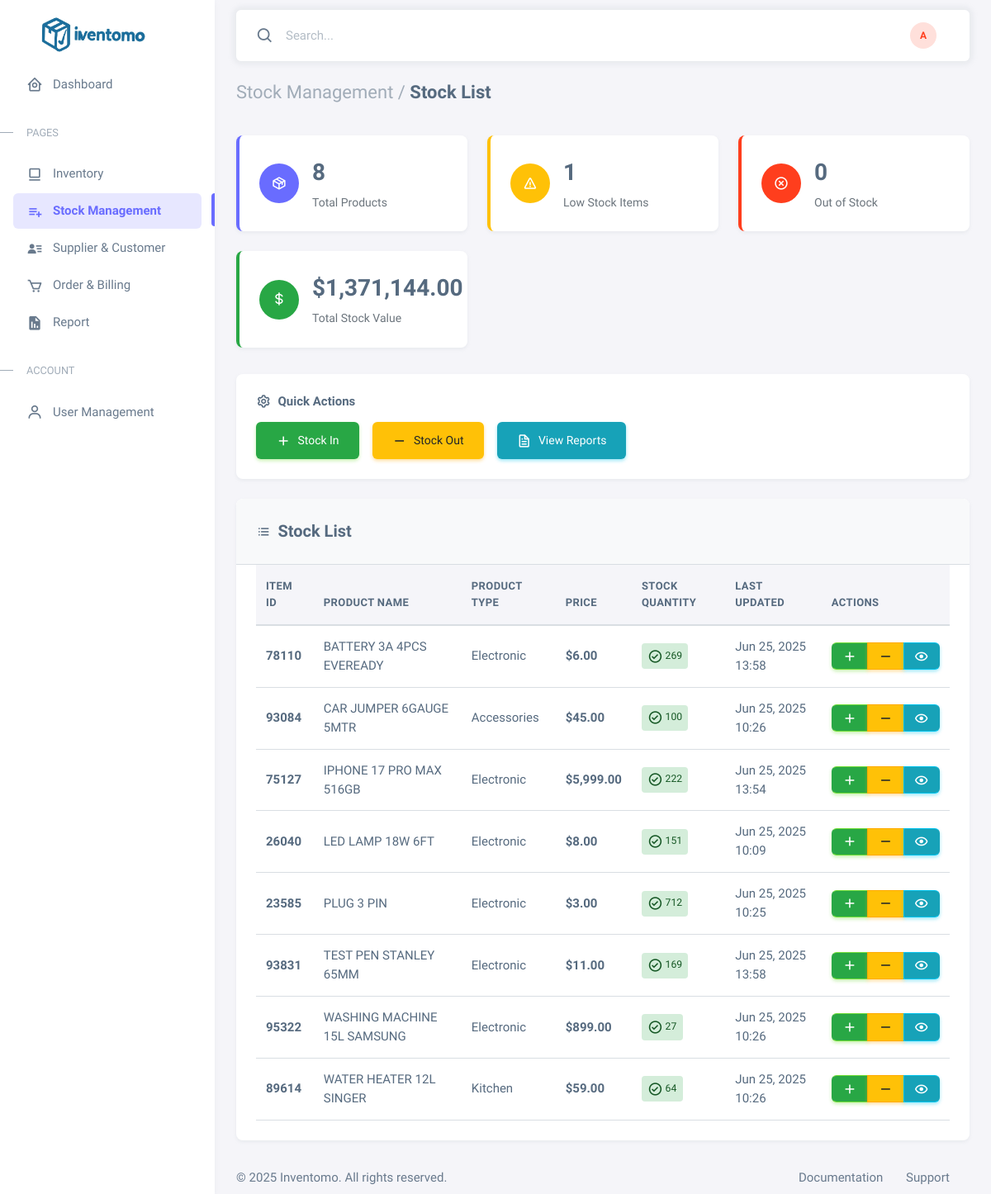
The app's page /stock-management.php (signed in) with its own data.
### tables this page shows
CREATE TABLE `user_profiles` (
  `Id` varchar(10) NOT NULL,
  `date_join` date NOT NULL,
  `full_name` varchar(255) NOT NULL,
  `email` varchar(255) NOT NULL,
  `phone_no` varchar(20) NOT NULL,
  `username` varchar(100) NOT NULL,
  `password` varchar(255) NOT NULL,
  `position` enum('user','moderator','admin','super-admin') DEFAULT 'user',
  `profile_picture` varchar(255) DEFAULT 'default.jpg',
  `active` tinyint(1) DEFAULT 0,
  `created_at` timestamp NOT NULL DEFAULT current_timestamp()
);

CREATE TABLE `inventory_item` (
  `itemID` int(11) NOT NULL,
  `product_name` varchar(255) NOT NULL,
  `type_product` varchar(25) NOT NULL,
  `stock` int(11) NOT NULL DEFAULT 0,
  `price` varchar(25) NOT NULL,
  `supplier_id` int(11) DEFAULT NULL,
  `last_updated` timestamp NOT NULL DEFAULT current_timestamp() ON UPDATE current_timestamp(),
  `image` varchar(255) NOT NULL
);

### stock-management.php (the view, shortened to what the rows shown need)
<?php
$host = 'localhost';
$user = 'root';
$pass = '';
$dbname = 'inventory_system';
$conn = new mysqli($host, $user, $pass, $dbname);
$current_user_name = "User";
$current_user_role = "User";
$current_user_avatar = "1.png";
function getAvatarColor($position) {
    switch (strtolower($position)) {
        case 'super-admin':
            return 'danger';
    }
}
function getProfilePicture($profile_picture, $full_name) {
    return null;
}
if (isset($_SESSION['user_id']) && $conn) {
    $user_id = mysqli_real_escape_string($conn, $_SESSION['user_id']);
    $user_query = "SELECT * FROM user_profiles WHERE Id = '$user_id' LIMIT 1";
    $user_result = mysqli_query($conn, $user_query);
    if ($user_result && mysqli_num_rows($user_result) > 0) {
        $user_data = mysqli_fetch_assoc($user_result);
        $current_user_name = !empty($user_data['full_name']) ? $user_data['full_name'] : $user_data['username'];
        $current_user_role = $user_data['position'];
        $current_user_avatar = !empty($user_data['profile_picture']) ? $user_data['profile_picture'] : '1.png';
    }
}
function getItems($conn) {
    $sql = "SELECT itemID, product_name, type_product, stock, price, supplier_id, last_updated FROM inventory_item ORDER BY product_name ASC";
    $result = $conn->query($sql);
    $items = [];
    if ($result && $result->num_rows > 0) {
        while($row = $result->fetch_assoc()) {
            $items[] = $row;
        }
    }
    return $items;
}
$products = getItems($conn);
?>
<!DOCTYPE html>
<html lang="en" class="light-style layout-menu-fixed" dir="ltr" data-theme="theme-default" data-assets-path="assets/"
    data-template="vertical-menu-template-free">
<head>
    <link rel="stylesheet" href="assets/vendor/fonts/boxicons.css" />
    <link rel="stylesheet" href="assets/vendor/css/core.css" class="template-customizer-core-css" />
    <link rel="stylesheet" href="assets/vendor/css/theme-default.css" class="template-customizer-theme-css" />
    <link rel="stylesheet" href="assets/css/demo.css" />
    <link rel="stylesheet" href="assets/vendor/libs/perfect-scrollbar/perfect-scrollbar.css" />
</head>
<body>
    <div class="layout-wrapper layout-content-navbar">
        <div class="layout-container">
            <div class="layout-page">
                <nav class="layout-navbar container-xxl navbar navbar-expand-xl navbar-detached align-items-center bg-navbar-theme"
                    id="layout-navbar">
                    <div class="navbar-nav-right d-flex align-items-center" id="navbar-collapse">
                        <ul class="navbar-nav flex-row align-items-center ms-auto">
                            <li class="nav-item navbar-dropdown dropdown-user dropdown">
                                <a class="nav-link dropdown-toggle hide-arrow" href="javascript:void(0);"
                                    data-bs-toggle="dropdown">
                                    <div class="user-avatar bg-label-<?php echo getAvatarColor($current_user_role); ?>">
                                        <?php
                                        $navbar_pic = getProfilePicture($current_user_avatar, $current_user_name);
                                        if ($navbar_pic): ?>
                                            <img src="<?php echo htmlspecialchars($navbar_pic); ?>" alt="Profile Picture">
                                        <?php else: ?>
                                            <?php echo strtoupper(substr($current_user_name, 0, 1)); ?>
                                        <?php endif; ?>
                                    </div>
                                </a>
                            </li>
                            </ul>
                    </div>
                </nav>
                <div class="content-wrapper">
                    <div class="container-xxl flex-grow-1 container-p-y">
                        <div class="card">
                            <div class="card-body">
                                <div class="table-responsive">
                                    <table class="table table-hover">
                                        <thead>
                                            <tr>
                                                <th>Item ID</th>
                                                <th>Product Name</th>
                                                <th>Product Type</th>
                                                <th>Price</th>
                                                <th>Stock Quantity</th>
                                                <th>Last Updated</th>
                                                <th>Actions</th>
                                            </tr>
                                        </thead>
                                        <tbody>
                                            <?php if (!empty($products)): ?>
                                                <?php foreach ($products as $product): ?>
                                                    <tr>
                                                        <td>
                                                            <strong><?php echo htmlspecialchars($product['itemID']); ?></strong>
                                                        </td>
                                                        <td><?php echo htmlspecialchars($product['product_name']); ?></td>
                                                        <td><?php echo htmlspecialchars($product['type_product'] ?? 'N/A'); ?></td>
                                                        <td>
                                                            <strong>$<?php echo number_format($product['price'] ?? 0, 2); ?></strong>
                                                        </td>
                                                        <td>
                                                            <?php
                                                            $quantity = $product['stock'] ?? 0;
                                                            $badge_class = 'bg-success';
                                                            $badge_icon = 'bx-check-circle';
                                                            ?>
                                                            <span class="badge <?php echo $badge_class; ?>">
                                                                <i class="bx <?php echo $badge_icon; ?>"></i>
                                                                <?php echo htmlspecialchars($quantity); ?>
                                                            </span>
                                                        </td>
                                                        <td>
                                                            <?php
                                                            $date = $product['last_updated'] ?? 'N/A';
                                                            if ($date !== 'N/A') {
                                                                echo date('M d, Y H:i', strtotime($date));
                                                            } else {
                                                                echo $date;
                                                            }
                                                            ?>
                                                        </td>
                                                        <td>
                                                            <div class="btn-group" role="group">
                                                                <a href="stock-in.php?id=<?php echo htmlspecialchars($product['itemID']); ?>"
                                                                    class="btn btn-sm btn-success" title="Stock In">
                                                                    <i class="bx bx-plus"></i>
                                                                </a>
                                                                <a href="stock-out.php?id=<?php echo htmlspecialchars($product['itemID']); ?>"
                                                                    class="btn btn-sm btn-warning" title="Stock Out">
                                                                    <i class="bx bx-minus"></i>
                                                                </a>
                                                                <button type="button" class="btn btn-sm btn-info"
                                                                            data-bs-toggle="modal"
                                                                            data-bs-target="#productModal"
                                                                            data-product='<?php echo json_encode($product); ?>'
                                                                            title="View Details">
                                                                    <i class="bx bx-show"></i>
                                                                </button>
                                                            </div>
                                                        </td>
                                                    </tr>
                                                <?php endforeach; ?>
                                            <?php endif; ?>
                                        </tbody>
                                    </table>
                                </div>
                            </div>
                        </div>
                    </div>
                </div>
                </div>
            </div>
    </div>
</body>
</html>

### records on screen
user_profiles: full_name "A"
inventory_item: itemID "78110", product_name "BATTERY 3A 4PCS EVEREADY", type_product "Electronic", price "6.00", stock "269", last_updated "Jun 25, 2025 13:58"
inventory_item: itemID "93084", product_name "CAR JUMPER 6GAUGE 5MTR", type_product "Accessories", price "45.00", stock "100", last_updated "Jun 25, 2025 10:26"
inventory_item: itemID "75127", product_name "IPHONE 17 PRO MAX 516GB", type_product "Electronic", price "5,999.00", stock "222", last_updated "Jun 25, 2025 13:54"
inventory_item: itemID "26040", product_name "LED LAMP 18W 6FT", type_product "Electronic", price "8.00", stock "151", last_updated "Jun 25, 2025 10:09"
inventory_item: itemID "23585", product_name "PLUG 3 PIN", type_product "Electronic", price "3.00", stock "712", last_updated "Jun 25, 2025 10:25"
inventory_item: itemID "93831", product_name "TEST PEN STANLEY 65MM", type_product "Electronic", price "11.00", stock "169", last_updated "Jun 25, 2025 13:58"
inventory_item: itemID "95322", product_name "WASHING MACHINE 15L SAMSUNG", type_product "Electronic", price "899.00", stock "27", last_updated "Jun 25, 2025 10:26"
inventory_item: itemID "89614", product_name "WATER HEATER 12L SINGER", type_product "Kitchen", price "59.00", stock "64", last_updated "Jun 25, 2025 10:26"

### other values on screen
$stats['total_products'] "8"
$stats['low_stock'] "1"
$stats['out_of_stock'] "0"
$stats['total_value'] "1,371,144.00"
